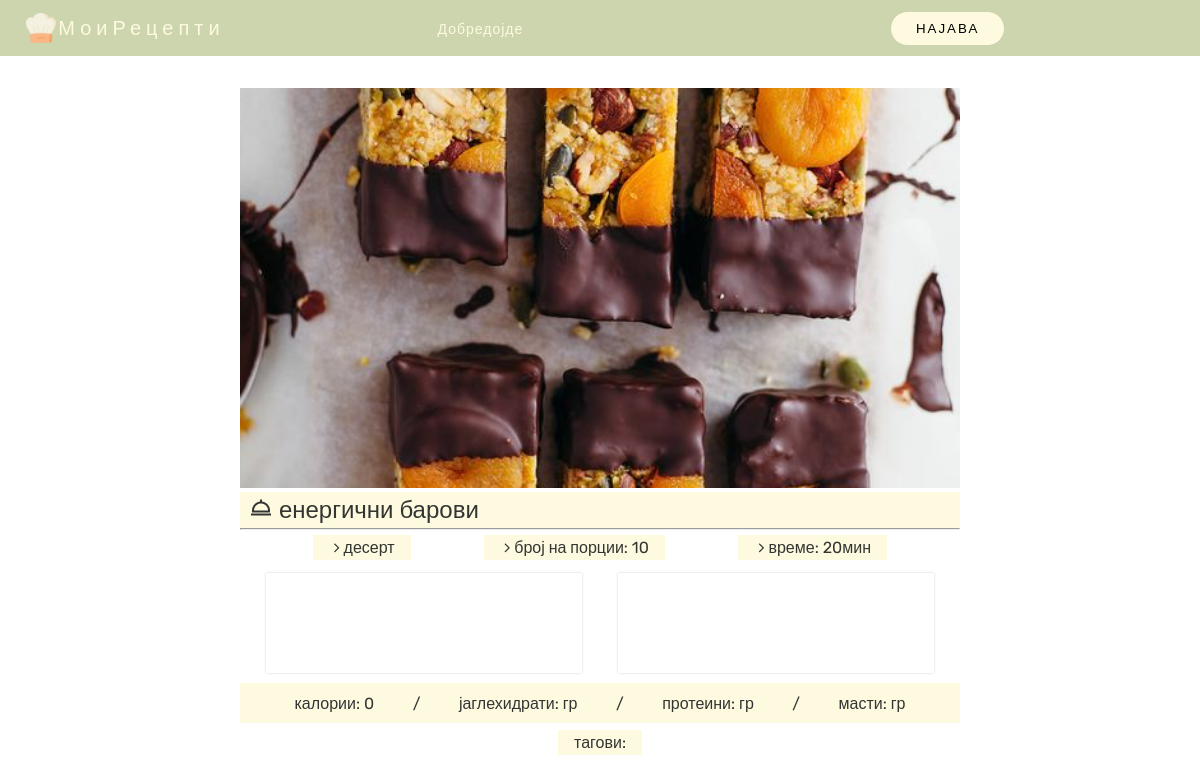
Page /code/recept_detali.php?id=37 on the committed database.
### tables this page shows
CREATE TABLE `recept` (
  `id` int(11) NOT NULL,
  `korisnik_id` int(11) NOT NULL,
  `ime` varchar(50) NOT NULL,
  `kategorija` varchar(50) NOT NULL,
  `vremeZaPodgotovka` int(11) DEFAULT NULL,
  `brojPorcii` int(11) NOT NULL,
  `slika` varchar(255) DEFAULT NULL
);

### code/recept_detali.php (the view, shortened to what this page needs)
<?php
include "header.php";
$id = $_GET['id'];
?>
<!DOCTYPE html>
<html lang="en">
<head>
    <link rel="stylesheet" href="css/recept_detali.css">
</head>
<body>
    <section class="wrapper">
        <?php
        $sql = "SELECT * FROM recept WHERE id='$id'";
        $result = mysqli_query($conn, $sql);
        $recept = $result->fetch_array();
        echo
        '
        <div>
            <img src="uploadfile/' . $recept['slika'] . '" class="recept_slika">
        </div>
        <div class="column__title--wrapper">
            <h1><i class="bx bx-dish"></i> ' . $recept['ime'] . ' </h1>
        </div>
        <hr>
        <div class="detali_list">
        <div class="detali">
            <p> <i class="fa fa-angle-right"></i> ' . $recept['kategorija'] . '</p>
        </div>
        <div class="detali">
            <p> <i class="fa fa-angle-right"></i> број на порции: ' . $recept['brojPorcii'] . '</p>
        </div>
        <div class="detali">
            <p> <i class="fa fa-angle-right"></i> време: ' . $recept['vremeZaPodgotovka'] . 'мин</p>
        </div>
        </div>
        ';
        ?>
        <div class="card_column">
            <div class="card">
            </div>
            <div class="card">
            </div>
        </div>
        <?php
        $sql = "SELECT * FROM recept_nutri WHERE recept_id ='" . $id . "' ";
        $result = mysqli_query($conn, $sql);
        $row = $result->fetch_array();
        $kcal = $row['jaglehidrati'] * 4 + $row['proteini'] * 4 + $row['masti'] * 9;
        echo '
        <div class="nutri">
            <p>калории:  ' . $kcal . ' </p>
            <p>/</p>
            <p> јаглехидрати:  ' . $row['jaglehidrati'] . 'гр </p>
            <p>/</p>
            <p> протеини:   ' . $row['proteini'] . 'гр </p>
            <p>/</p>
            <p> масти:   ' . $row['masti'] . 'гр </p>
        </div>
        ';
        $sql = "SELECT * FROM recept_tags WHERE recept_id='" . $id . "'";
        $result = mysqli_query($conn, $sql);
        if ($result) {
            echo '<div class="tags">
            <p> тагови:</p>';
            echo '</div>';
        }
        ?>
    </section>
</body>
</html>

### code/css/header.css (style rules this page uses)
:root { --header-height: 3.5rem; --yellow-color-light: #fefae0; --yellow-color: #FDF5C4; --yellow-color-dark: #F9E88B; --dark-color: #32352b; --green-color-light: #E9EDDC; --green-color: #ccd5ae; --green-color-dark: #605C4E; --brown-light:#faedcd; --brown-dark:#d4a373; --title-color: #19181b; --text-color: #333533; --text-color-light: #afaa9d; --body-color: #fffdf881; --body-font: "Nunito", sans-serif; --normal-font-size: 1rem; --small-font-size: 0.75rem; --smaller-font-size: 0.75rem; --font-medium: 500; --font-semi-bold: 600; --z-fixed: 100; }
* { box-sizing: border-box; margin: 0; padding: 0; font-family: "Rubik", sans-serif; font-weight: 400; }
body { margin-top: var(--header-height); height: 100%; }

### code/css/recept_detali.css (style rules this page uses)
:root { --header-height: 3.5rem; --yellow-color-light: #fefae0; --yellow-color: #FDF5C4; --yellow-color-dark: #F9E88B; --dark-color: #32352b; --green-color-light: #E9EDDC; --green-color: #ccd5ae; --green-color-dark: #605C4E; --brown-light:#faedcd; --brown-dark:#d4a373; --title-color: #19181b; --text-color: #333533; --text-color-light: #afaa9d; --body-color: #fffdf881; --body-font: "Rubik", sans-serif; --normal-font-size: 1.2rem; --small-font-size: 1rem; --smaller-font-size: 0.75rem; --font-medium: 500; --font-semi-bold: 600; --z-fixed: 100; }
body { font-family: var(--body-font); color: var(--text-color); }
i { padding-left: 5px; }
hr { height: 1px; }
.recept_slika { width: 100%; height: 400px; object-fit: cover; }
.wrapper { padding: 2rem 15rem; }
.column__title--wrapper { background-color: var(--yellow-color-light); font-weight: bold; display: grid; padding: 0.25rem; justify-content: flex-start; align-items: center; }
.detali_list { display: flex; justify-content: space-evenly; }
.tags { display: flex; justify-content: center; }
.detali , .tags > p { margin: 5px 0; padding: 0 1rem; display: grid; background-color: var(--yellow-color-light); height: 25px; font-size: var(--small-font-size); text-align: start; align-items: center; }
.nutri { margin: 2px 0; padding: 0 1rem; display: flex; background-color: var(--yellow-color-light); width: 100%; height: 40px; font-size: var(--small-font-size); text-align: start; align-items: center; justify-content: space-evenly; }
.card_column { display: grid; grid-template-columns: 50% 50%; justify-items: center; padding: 0.5rem 0.5rem; }
.card { display: grid; width: 90%; min-height: 100px; padding: 0.5rem 0.5rem; box-shadow: 0 0 2px rgba(0, 0, 0, 0.2); }

### rows in the picture
recept: slika (picture), ime "енергични барови", kategorija "десерт", brojPorcii "10", vremeZaPodgotovka "20"

### other values in the picture
$kcal "0"
